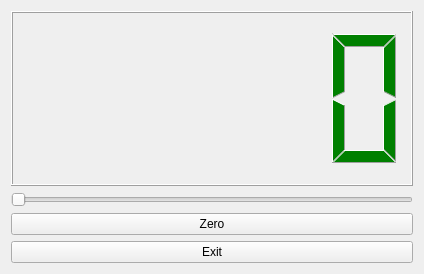
<?xml version="1.0" encoding="UTF-8"?>
<ui version="4.0">
 <class>Form</class>
 <widget class="QWidget" name="Form">
  <property name="geometry">
   <rect>
    <x>0</x>
    <y>0</y>
    <width>424</width>
    <height>274</height>
   </rect>
  </property>
  <property name="windowTitle">
   <string>Form</string>
  </property>
  <layout class="QVBoxLayout" name="verticalLayout">
   <item>
    <widget class="MyLCD" name="lcdNumber">
     <property name="styleSheet">
      <string notr="true">color: green;</string>
     </property>
    </widget>
   </item>
   <item>
    <widget class="QSlider" name="horizontalSlider">
     <property name="orientation">
      <enum>Qt::Horizontal</enum>
     </property>
    </widget>
   </item>
   <item>
    <widget class="QPushButton" name="pushButton">
     <property name="text">
      <string>Zero</string>
     </property>
    </widget>
   </item>
   <item>
    <widget class="QPushButton" name="pushButton_2">
     <property name="text">
      <string>Exit</string>
     </property>
    </widget>
   </item>
  </layout>
 </widget>
 <customwidgets>
  <customwidget>
   <class>MyLCD</class>
   <extends>QLCDNumber</extends>
   <header>MyLCD.h</header>
   <slots>
    <slot>reset()</slot>
   </slots>
  </customwidget>
 </customwidgets>
 <resources/>
 <connections>
  <connection>
   <sender>horizontalSlider</sender>
   <signal>sliderMoved(int)</signal>
   <receiver>lcdNumber</receiver>
   <slot>display(int)</slot>
   <hints>
    <hint type="sourcelabel">
     <x>199</x>
     <y>177</y>
    </hint>
    <hint type="destinationlabel">
     <x>198</x>
     <y>105</y>
    </hint>
   </hints>
  </connection>
  <connection>
   <sender>pushButton_2</sender>
   <signal>clicked()</signal>
   <receiver>Form</receiver>
   <slot>close()</slot>
   <hints>
    <hint type="sourcelabel">
     <x>352</x>
     <y>245</y>
    </hint>
    <hint type="destinationlabel">
     <x>377</x>
     <y>215</y>
    </hint>
   </hints>
  </connection>
  <connection>
   <sender>pushButton</sender>
   <signal>clicked()</signal>
   <receiver>lcdNumber</receiver>
   <slot>reset()</slot>
   <hints>
    <hint type="sourcelabel">
     <x>22</x>
     <y>210</y>
    </hint>
    <hint type="destinationlabel">
     <x>28</x>
     <y>141</y>
    </hint>
   </hints>
  </connection>
 </connections>
</ui>
